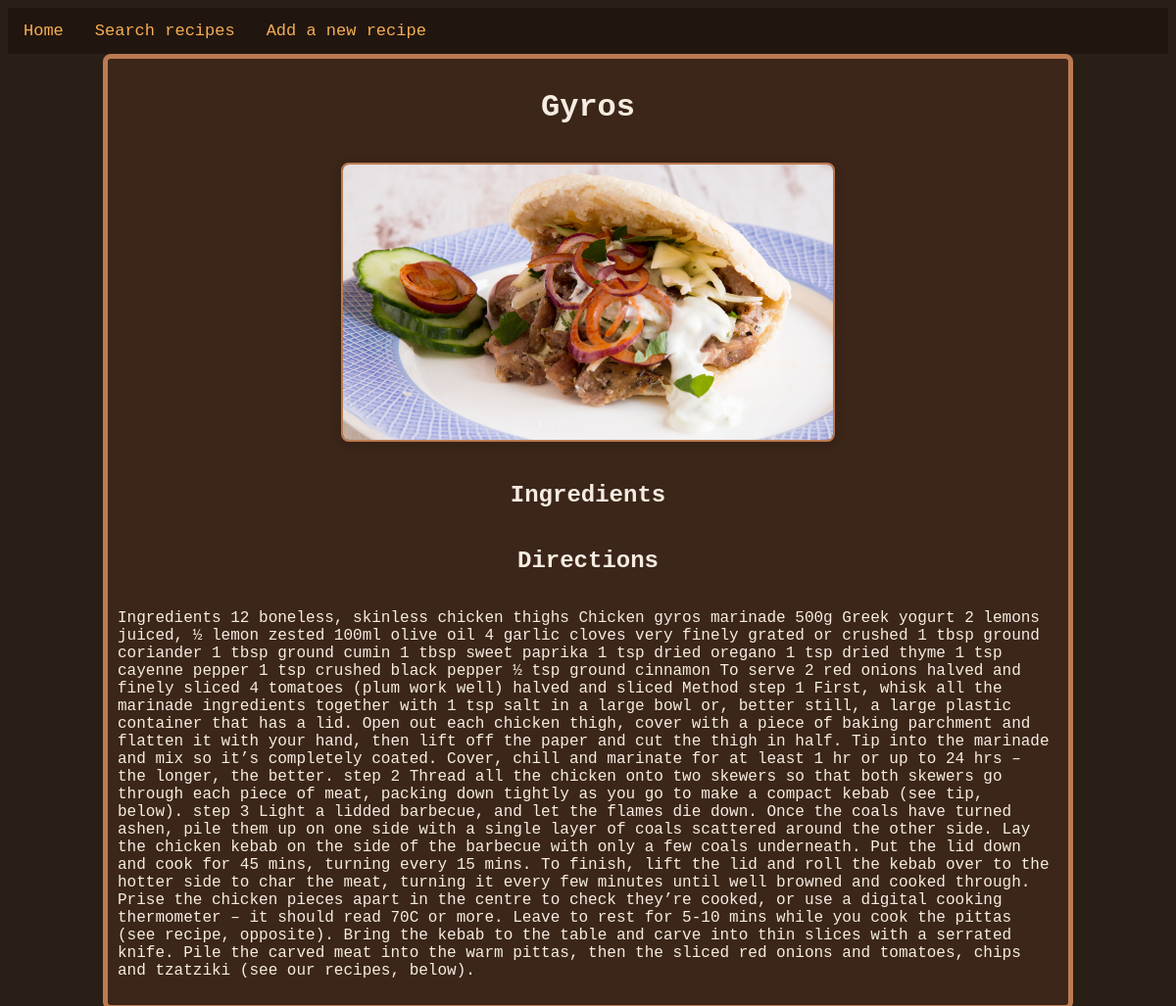
The page /recipes/2/ on the database its author committed.
### recipesMain/models.py (models this page shows, shortened)
class recipe(models.Model):
    recipeId = models.BigAutoField(primary_key = True)
    title = models.CharField(max_length = 50)
    prepTime = models.IntegerField(default=15)
    cookTime = models.IntegerField(default=20)
    ingredients = models.TextField()
    body = models.TextField()
    image = models.ImageField(upload_to="food_images/", default="food_images/icon.png")
    tag = models.ManyToManyField(category, db_column = "categoryTitle")
    class Meta:
        db_table = "recipe"

### recipesMain/views.py (the view)
# urls.py: path("<int:recipeId>/", views.expandRecipeView, name="expandRecipeView"),
def expandRecipeView(request, recipeId):
    try:
        recipesDisp = recipe.objects.get(pk=recipeId)
        recipeRequest = HttpResponse("This is recipe %s" % recipeId)
    except:
        raise Http404("Recipe does not exist. Maybe you should write it!")
    return render(request, "recipeViews/recipeExpand.html", {"recipesDisp": recipesDisp, })

### templates/recipeViews/recipeExpand.html
{% extends "base.html" %}
{% block content %}
<div class="centreColumn">
    <h1>{{ recipesDisp.title }}</h1>
    <p><img class="expandImage" src="{{ recipesDisp.image.url }}" alt="{{ recipesDisp.image.url }}"></p>
    <h2>Ingredients</h2>
    <h2>Directions</h2>
    <p>{{ recipesDisp.body }}</p>
</div>
{% endblock %}

### static/css/main.css (style rules this page uses)
:root { --autumn-bg: #2a1f17; --autumn-container-bg: #3b2619; --autumn-accent: #e08535; --autumn-accent-dark: #8f4c1c; --autumn-text: #f6ece2; --autumn-link: #f6ad55; --autumn-hover: #e57242; --autumn-border: #bc7a51; }
.centreColumn { width: 960px; height: 100%; padding: 10px; border: 5px solid var(--autumn-border); border-radius: 8px; word-break: keep-all; background-color: var(--autumn-container-bg); margin: auto; display: flex; flex-direction: column; align-items: center; color: var(--autumn-text); }
.expandImage { width: 100%; max-width: 500px; border-radius: 8px; border: 2px solid var(--autumn-border); box-shadow: 0 2px 8px #21160f55; }
body { color: var(--autumn-text); background-color: var(--autumn-bg); font-family: 'Lucida Console', 'Courier New', monospace; height: 100%; }

### rows shown on the page
recipe: title "Gyros", image (picture), body "Ingredients 12 boneless, skinless chicken thighs Chicken gyros marinade 500g Greek yogurt 2 lemons juiced, ½ lemon zested 100ml olive oil 4 garlic cloves very finely grated or crushed 1 tbsp ground coriander 1 tbsp ground cumin 1 tbsp sweet paprika 1 tsp dried oregano 1 tsp dried thyme 1 tsp cayenne pepper 1 tsp crushed black pepper ½ tsp ground cinnamon To serve 2 red onions halved and finely sliced 4 tomatoes (plum work well) halved and sliced Method step 1 First, whisk all the marinade ingredients together with 1 tsp salt in a large bowl or, better still, a large plastic container that has a lid. Open out each chicken thigh, cover with a piece of baking parchment and flatten it with your…"
